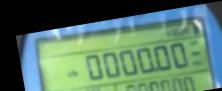
#> input picture 1/000067.jpg, 222 x 91 px, given as the content of the folder ../1/000067.jpg, which was not available
$ python -i pic_process.py   (imports and definitions only)
#> lines starting #> are read from the running program, lines starting #| are printed output that depends on the picture; pictures that were not available may be replaced by others from this repository, and a replacement may not be noted
#  这个算法是用来进行自动化图像处理的，可以对一个文件夹中的图像进行处理
#  具体效果是可以自动判断图像的亮暗，然后调用不同的算法对图像进行处理，让图像更清晰，方便后续的读数
import os
import cv2


def pic_process(read_path, save_path):
    """需要传入读取图片的路径和保存图片的路径"""
#> called with read_path = '../1/000067.jpg', save_path = 'out.png'
    # read_path = "/VOCdevkit/VOC2007/JPEGImages"  # 读取图片的路径
    # save_path = "F:/DEEPLEARNING/yolov5-5.0/VOCdevkit/VOC2007/1"  # 保存图片的路径
    for i in os.listdir(read_path):  # 批量读取 批量保存
        img = cv2.imread(read_path+"/"+i, 0)  # 读取顺便灰度化
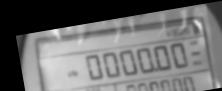
#> img: shape (91, 222); min 0, max 247, mean 108.7
        r, c = img.shape[:2]
#> r = 91; c = 222
        dark_sum = 0  # 偏暗的像素 初始化为0个
        dark_prop = 0  # 偏暗像素所占比例初始化为0
        piexs_sum = r * c  # 整个弧度图的像素个数为r*c
#> piexs_sum = 20202
        for row in img:
            for colum in row:
                if colum < 40:  # 人为设置的超参数,表示0~39的灰度值为暗
                    dark_sum += 1
#> this loop made 91 passes
#> after the loop, dark_sum = 5463
        dark_prop = dark_sum / piexs_sum
#> dark_prop = 0.27
        if dark_prop >= 0.30:  # 人为设置的超参数:表示若偏暗像素所占比例超过0.30,调整这个参数 来调整判断图像亮暗的尺度
            print(" is dark!")  # 暗的图像
            equa = cv2.equalizeHist(img)
            result1 = cv2.GaussianBlur(equa, (3, 3), 3)
            cv2.imwrite(save_path+"/"+"%s" %i, result1)
            #  对于比较暗的图像，调用图像均衡化算法进行图片增强和高斯滤波去噪
        else:
            print(" is bright!")
            clahe = cv2.createCLAHE(clipLimit=2.0, tileGridSize=(8, 8))  # 创建CLAHE对象
            dst = clahe.apply(img)  # 限制对比度的自适应阈值均衡化
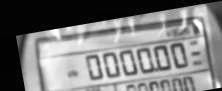
#> dst: shape (91, 222); min 2, max 255, mean 124.1
            result = cv2.GaussianBlur(dst, (3, 3), 3)
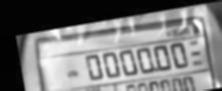
#> result: shape (91, 222); min 2, max 253, mean 124.2
            cv2.imwrite(save_path+"/"+"%s" %i, result)
            # 对于比较亮的图像 调用CLAHE 限制对比度的直方图均衡化进行图像处理，并采用高斯滤波去噪


# [1 line not run here, left out]
# read_path = "/VOCdevkit/VOC2007/JPEGImages"  # 读取图片的路径
# save_path = "F:/DEEPLEARNING/yolov5-5.0/VOCdevkit/VOC2007/1"  # 保存图片的路径

>>> result = pic_process('../1/000067.jpg', 'out.png')

$ run again, on 1/000069.jpg
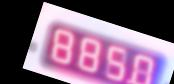
#> input picture 1/000069.jpg, 174 x 84 px, given as the content of the folder ../1/000069.jpg, which was not available
#> in pic_process, `img = cv2.imread(read_path+"/"+i, 0)`:
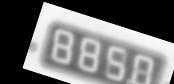
#> img: shape (84, 174); min 0, max 255, mean 111
#> the loop in pic_process, `for row in img:` made 84 passes
#> after the loop in pic_process, `for row in img:`: dark_sum = 5912
#> dark_prop = 0.404
#> in pic_process, `result1 = cv2.GaussianBlur(equa, (3, 3), 3)`:
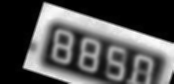
#> result1: shape (84, 174); min 0, max 250, mean 81.4

$ run again, on 1/000074.jpg
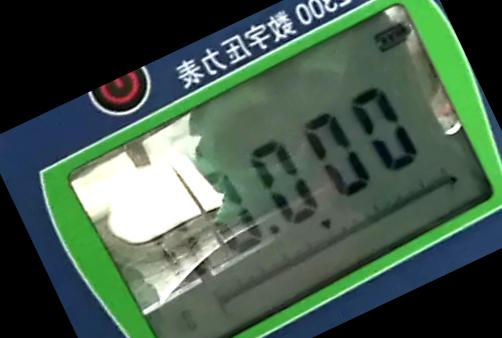
#> input picture 1/000074.jpg, 502 x 338 px, given as the content of the folder ../1/000074.jpg, which was not available
#> in pic_process, `img = cv2.imread(read_path+"/"+i, 0)`:
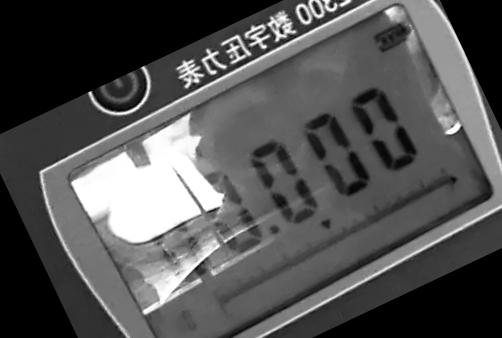
#> img: shape (338, 502); min 0, max 255, mean 82.8
#> after the loop in pic_process, `for row in img:`: dark_sum = 44104
#> dark_prop = 0.26
#> in pic_process, `dst = clahe.apply(img)`:
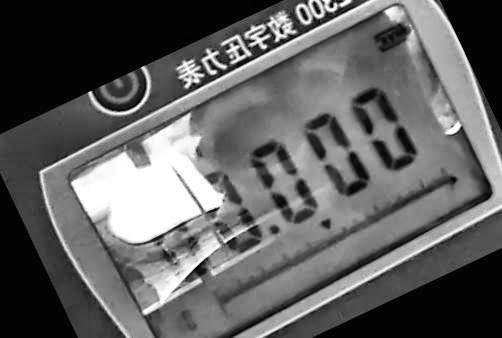
#> dst: shape (338, 502); min 1, max 255, mean 96.7

$ run again, on 1/000081.jpg
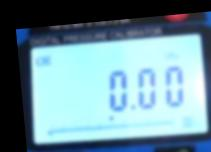
#> input picture 1/000081.jpg, 211 x 152 px, given as the content of the folder ../1/000081.jpg, which was not available
#> in pic_process, `img = cv2.imread(read_path+"/"+i, 0)`:
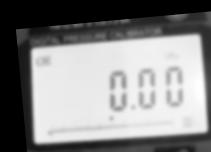
#> img: shape (152, 211); min 0, max 255, mean 135
#> after the loop in pic_process, `for row in img:`: dark_sum = 8858
#> dark_prop = 0.276
#> in pic_process, `dst = clahe.apply(img)`:
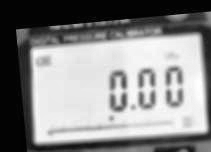
#> dst: shape (152, 211); min 2, max 255, mean 136.9
